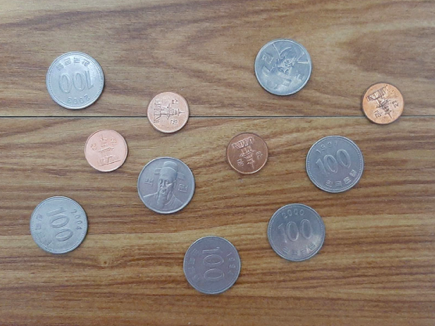
#> input picture Project/CoinCalculator/image.png, 435 x 326 px
$ python coinCal.py
#> lines starting #> are read from the running program, lines starting #| are printed output that depends on the picture; after the words box and inside, x2 and y2 are one past the last pixel; in counts of white or black regions, pixels touching at a corner belong together
import sys
import cv2
import numpy as np

# 입력 이미지 불러오기
src = cv2.imread('image.png')
#> src is the input picture: shape (326, 435, 3); mean B, G, R 110.9, 124.9, 142.3

if src is None:
    print('Image open failed!')
    sys.exit()

# 흑백 영상으로 변환(원을 검출하기 위해)
gray = cv2.cvtColor(src, cv2.COLOR_BGR2GRAY)
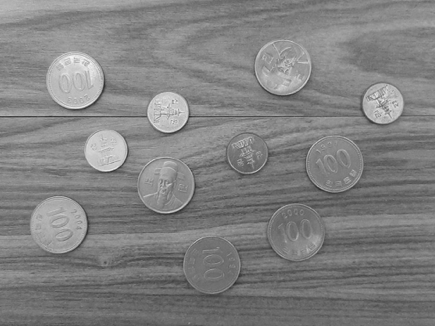
#> gray: shape (326, 435); min 43, max 246, mean 128.5

# 허프 변환 함수가 노이즈에 민감하기 때문에 가우시안 블러로 노이즈 제거
blr = cv2.GaussianBlur(gray, (0, 0), 1)

# 허프 변환 원 검출
# 트랙바를 이용한 테스트로 파라미터 값 결정
circles = cv2.HoughCircles(blr, cv2.HOUGH_GRADIENT, 1, 50,
                           param1=150, param2=40, minRadius=20, maxRadius=80)
#> circles = [[57.5, 224.5, 28.2], [74.5, 79.5, 28.1], [167.5, 111.5, 20.8], [105.5, 150.5, 20.5], [383.5, 102.5, 20.5]]

# 원 검출 결과 및 동전 금액 출력
sum_of_money = 0
dst = src.copy()
if circles is not None:  # 원이 검출 됬으면
    for i in range(circles.shape[1]):  # 원의 개수 만큼 반복문
        cx, cy, radius = circles[0][i]  # 중심좌표, 반지름 정보 얻기
        cv2.circle(dst, (cx, cy), int(radius), (0, 0, 255), 2, cv2.LINE_AA)  # 얻은 정보로 원 그리기

        # 동전 영역 부분 크롭 영상 만들기
        x1 = int(cx - radius)
        y1 = int(cy - radius)
        x2 = int(cx + radius)
        y2 = int(cy + radius)
        radius = int(radius)

        crop = dst[y1:y2, x1:x2, :]  # 크롭 영상 생성
        ch, cw = crop.shape[:2]  # 크롭 영상의 세로, 가로 정보 획득

        # 동전 영역에 대한 ROI 마스크 영상 생성, 배경을 없애기 위함
        mask = np.zeros((ch, cw), np.uint8)  # 크롭 영상 크기와 동일한 검정색 마스크
        cv2.circle(mask, (cw // 2, ch // 2), radius, 255, -1)  # 검출된 원크기의 흰색원 그림

        # 동전 영역 Hue 색 성분을 +40 시프트하고, Hue 평균을 계산
        hsv = cv2.cvtColor(crop, cv2.COLOR_BGR2HSV)
        hue, _, _ = cv2.split(hsv)  # hsv 정보 받아오기
        hue_shift = (hue + 40) % 180  # 나머지 연산을 통해 180 초과하면 0으로
        mean_of_hue = cv2.mean(hue_shift, mask)[0]  # 마스크 범위만 hue 평균 계산하기

        # Hue 평균이 90보다 작으면 10원, 90보다 크면 100원으로 간주
        won = 100
        if mean_of_hue < 90:
            won = 10

        sum_of_money += won

        cv2.putText(crop, str(won), (20, 50), cv2.FONT_HERSHEY_SIMPLEX,
                    0.75, (255, 0, 0), 2, cv2.LINE_AA)
#> this loop made 5 passes
#> (cx, cy, radius, x1, y1, x2, y2, mean_of_hue) on passes 1 to 5: (57.5, 224.5, 28, 29, 196, 85, 252, 128), (74.5, 79.5, 28, 46, 51, 102, 107, 127.6), (167.5, 111.5, 20, 146, 90, 188, 132, 41.35), (105.5, 150.5, 20, 85, 130, 126, 171, 41.66), (383.5, 102.5, 20, 363, 82, 404, 123, 48.81)
#> pass 1, `hue_shift = (hue + 40) % 180`:
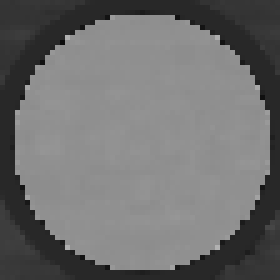
#> hue_shift: shape (56, 56) (shown 5 times larger); min 12, max 177, mean 110.6
#> after the loop:
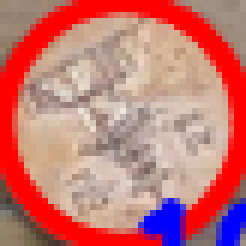
#> crop: shape (41, 41, 3) (shown 6 times larger); mean B, G, R 115.9, 118.1, 197.5
#> after the loop:
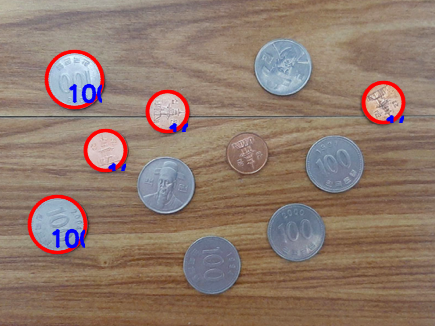
#> dst: shape (326, 435, 3); 3.3% of pixels changed, all inside (x1, y1, x2, y2) = (27, 49, 407, 255)
#> after the loop: hsv: shape (41, 41, 3); mean H, S, V 8.8, 107.8, 204.7
#> after the loop:
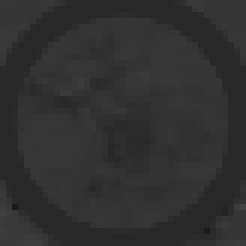
#> hue_shift: shape (41, 41) (shown 6 times larger); min 25, max 66, mean 48.2
#> after the loop:
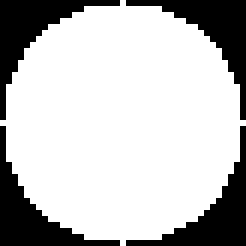
#> mask: shape (41, 41) (shown 6 times larger); 74.8% white; 4 black regions, box (x1, y1, x2, y2) and area: (0, 0, 20, 20) 106, (21, 0, 41, 20) 106, (0, 21, 20, 41) 106, (21, 21, 41, 41) 106
#> after the loop, sum_of_money = 230

cv2.putText(dst, str(sum_of_money) + 'won', (40, 80),
            cv2.FONT_HERSHEY_DUPLEX, 2, (255, 0, 0), 2, cv2.LINE_AA)
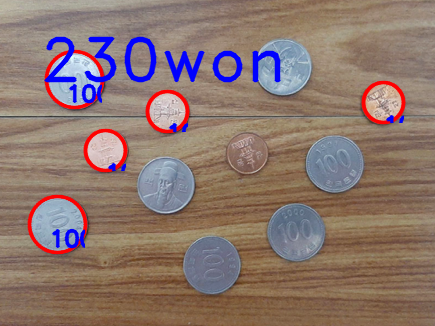
#> dst: shape (326, 435, 3); 2.69% of pixels changed, all inside (x1, y1, x2, y2) = (44, 36, 281, 83)

cv2.imshow('src', src)
cv2.imshow('dst', dst)
cv2.waitKey()

cv2.destroyAllWindows()
